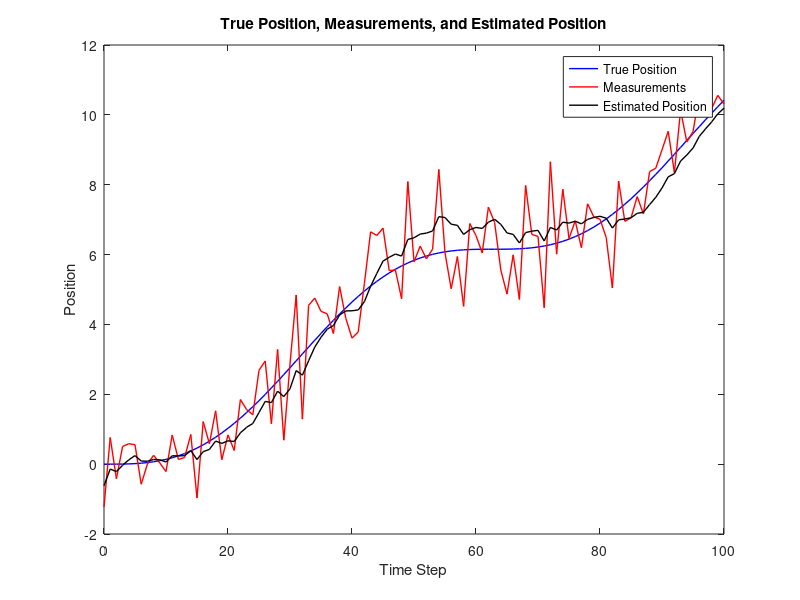

The MATLAB script that drew this image:
clear all
% Simulation parameters
rng(0);
num_steps = 100;  % Number of time steps
dt = 0.1;  % Time step
true_acceleration = sin(linspace(0, 10, num_steps));  % True acceleration of the object
measurement_noise_std = 1.0;  % Standard deviation of measurement noise

% True initial state
true_state = [0; 0];

% Generate true state and noisy measurements
true_states = [true_state];
measurements = [true_state(1) + randn * measurement_noise_std];
for i = 1:num_steps
    true_state = [1 dt; 0 1] * true_state + [0.5*dt^2; dt] * true_acceleration(i);
    true_states = [true_states true_state];
    measurements = [measurements true_state(1) + randn * measurement_noise_std];
end

% Kalman Filter initialization
x = [0; 0];  % Initial state estimate: [position; velocity]
P = eye(2);  % Initial state covariance
A = [1 dt; 0 1];  % State transition matrix
H = [1 0];  % Measurement matrix
Q = diag([0.01, 0.01]);  % Process noise covariance
R = measurement_noise_std^2;  % Measurement noise covariance

% Kalman Filter loop
estimated_states = zeros(2, num_steps+1);
for i = 1:num_steps+1
    % Prediction
    x = A * x;
    P = A * P * A' + Q;

    % Measurement update
    y = measurements(i) - H * x;
    S = H * P * H' + R;
    K = P * H' / S;
    x = x + K * y;
    P = P - K * H * P;

    estimated_states(:, i) = x;
end

% Plot true position, measurements, and estimated position
figure('Position', [100, 100, 800, 400]); % [left, bottom, width, height]
plot(0:num_steps, true_states(1, :), 'b-', 'DisplayName', 'True Position', 'LineWidth', 1);
hold on;
plot(0:num_steps, measurements, 'r-', 'DisplayName', 'Measurements', 'LineWidth', 1);
plot(0:num_steps, estimated_states(1, :), 'k-', 'DisplayName', 'Estimated Position', 'LineWidth', 1);  
hold off;
xlabel('Time Step');
ylabel('Position');
legend('show');
title('True Position, Measurements, and Estimated Position');
